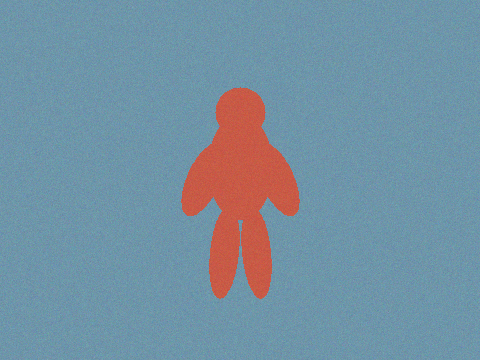
#> input picture HW3/samples/rgb_wall.png, 480 x 360 px, found by its file name
$ python fourier_segmentation.py --image HW3/samples/rgb_wall.png --filter dog --out HW3/results/fourier   (older library calls are emulated)
#> lines starting #> are read from the running program, lines starting #| are printed output that depends on the picture; after the words box and inside, x2 and y2 are one past the last pixel; in counts of white or black regions, pixels touching at a corner belong together
#!/usr/bin/env python3
"""
fourier_segmentation.py
=======================

README — EDGES AND REGIONS IN THE FOURIER DOMAIN
-------------------------------------------------

Edges are high spatial frequencies. This script builds those edges by
multiplying the image's DFT by a high-pass filter, and it builds regions
by smoothing (a low-pass) and thresholding, or by Gabor energy.

The Laplacian check is exact, not visual: the frequency-domain multiplier
-4 + 2 cos(2πu/N) + 2 cos(2πv/M) is the DFT of the 3x3 discrete Laplacian,
so it matches a spatial convolution with wrap-around borders. At low
frequency that multiplier is the sampled form of -4π²(u² + v²).

HOW TO RUN (from the repository root)
  .venv/bin/python HW3/fourier_segmentation.py --image photo.jpg --filter gaussian --cutoff 24
  .venv/bin/python HW3/fourier_segmentation.py --check-laplacian
  .venv/bin/python HW3/fourier_segmentation.py --image HW3/samples/rgb_wall.png --filter dog --out HW3/results/fourier

FILTERS
  ideal         hard cutoff. Sharp, and it rings (Gibbs).
  butterworth   smooth cutoff of a chosen order.
  gaussian      smooth cutoff, no ringing.
  gradient      derivative theorem: F{df/dx} = j 2π u F.
  laplacian     discrete Laplacian, equal to the spatial kernel.
  dog           difference of Gaussians, then zero crossings.
  gabor         filter-bank energy, then Otsu, for textured regions.
"""

from __future__ import annotations

import argparse
import sys
from pathlib import Path

import cv2
import numpy as np

FILTERS = ("ideal", "butterworth", "gaussian", "gradient", "laplacian", "dog", "gabor")

_LAPLACIAN_KERNEL = np.array(
    [[0.0, 1.0, 0.0],
     [1.0, -4.0, 1.0],
     [0.0, 1.0, 0.0]],
    dtype=np.float64,
)


def _gray(image: np.ndarray) -> np.ndarray:
    image = np.asarray(image)
    if image.ndim == 2:
        gray = image
    else:
        gray = cv2.cvtColor(image, cv2.COLOR_BGR2GRAY)
    return gray.astype(np.float64)


# [11 lines left out: function frequency_grid, not called in this run]


def distance_from_dc(shape: tuple[int, int]) -> np.ndarray:
    """Pixel distance from DC on an fftshifted grid."""
    rows, cols = shape
    vv, uu = np.ogrid[:rows, :cols]
    cy, cx = rows // 2, cols // 2
    return np.sqrt((uu - cx) ** 2 + (vv - cy) ** 2)


def ideal_highpass(shape, cutoff: float) -> np.ndarray:
    d = distance_from_dc(shape)
    return (d > float(cutoff)).astype(np.float64)


# [69 lines left out: functions butterworth_highpass, gaussian_highpass, discrete_laplacian_transfer, continuous_laplacian_transfer, spatial_laplacian, frequency_laplacian and 1 more, not called in this run]


def zero_crossings(field: np.ndarray, strength: float = 0.0) -> np.ndarray:
    """Pixels where the field changes sign against a neighbor.

    `strength` drops crossings where the jump is smaller than that value,
    which is how a LoG ignores flat noise.
    """
    values = np.asarray(field, np.float64)
    crosses = np.zeros(values.shape, np.uint8)
    horizontal = values[:, :-1] * values[:, 1:] < 0
    vertical = values[:-1, :] * values[1:, :] < 0
    if strength > 0:
        horizontal &= np.abs(values[:, :-1] - values[:, 1:]) >= strength
        vertical &= np.abs(values[:-1, :] - values[1:, :]) >= strength
    crosses[:, :-1][horizontal] = 255
    crosses[:-1, :][vertical] = 255
    return crosses


def _dog_field(gray: np.ndarray, sigma1: float, sigma2: float) -> np.ndarray:
    narrow = max(float(sigma1), 0.4)
    wide = max(float(sigma2), narrow + 0.2)
    fine = cv2.GaussianBlur(gray, (0, 0), narrow)
    coarse = cv2.GaussianBlur(gray, (0, 0), wide)
    return fine - coarse


# [19 lines left out: function gabor_energy, not called in this run]


def _as_uint8(field: np.ndarray) -> np.ndarray:
    values = np.abs(np.asarray(field, np.float64))
    finite = values[np.isfinite(values)]
    if finite.size == 0:
        return np.zeros(values.shape, np.uint8)
    lo, hi = np.percentile(finite, (1, 99))
    if hi <= lo:
        hi = lo + 1.0
    scaled = np.clip((values - lo) / (hi - lo), 0, 1)
    return (scaled * 255).round().astype(np.uint8)


# [4 lines left out: function _otsu, not called in this run]


def _spectrum_image(gray: np.ndarray) -> np.ndarray:
    spectrum = np.fft.fftshift(np.fft.fft2(np.asarray(gray, np.float64)))
    return _as_uint8(np.log1p(np.abs(spectrum)))


def apply_filter(image: np.ndarray, kind: str, cutoff: float = 24, order: int = 2,
                 sigma1: float = 1.2, sigma2: float = 2.4) -> dict:
    """Run one frequency-domain filter.

    Returns uint8 images: the filter H(u, v), the log spectrum, the edge map,
    and a region map (low-pass + Otsu, DoG sign, or Gabor energy + Otsu).
    """
    if kind not in FILTERS:
        raise ValueError(f"Unknown filter '{kind}'. Use one of {FILTERS}.")
    gray = _gray(image)
    rows, cols = gray.shape
    spectrum = np.fft.fft2(gray)
    shifted = np.fft.fftshift(spectrum)

    if kind == "ideal":
        transfer = ideal_highpass((rows, cols), cutoff)
        filtered = np.fft.ifft2(np.fft.ifftshift(shifted * transfer)).real
        edges = _as_uint8(filtered)
        lowpass = np.fft.ifft2(np.fft.ifftshift(shifted * (1.0 - transfer))).real
        regions = _otsu(lowpass)
    elif kind == "butterworth":
        transfer = butterworth_highpass((rows, cols), cutoff, order)
        filtered = np.fft.ifft2(np.fft.ifftshift(shifted * transfer)).real
        edges = _as_uint8(filtered)
        lowpass = np.fft.ifft2(np.fft.ifftshift(shifted * (1.0 - transfer))).real
        regions = _otsu(lowpass)
    elif kind == "gaussian":
        transfer = gaussian_highpass((rows, cols), cutoff)
        filtered = np.fft.ifft2(np.fft.ifftshift(shifted * transfer)).real
        edges = _as_uint8(filtered)
        lowpass = np.fft.ifft2(np.fft.ifftshift(shifted * (1.0 - transfer))).real
        regions = _otsu(lowpass)
    elif kind == "gradient":
        _dx, _dy, magnitude = frequency_gradient(gray)
        transfer = np.fft.fftshift(np.hypot(*frequency_grid((rows, cols), shift=False)))
        edges = _as_uint8(magnitude)
        regions = _otsu(cv2.GaussianBlur(gray, (0, 0), 2.0))
        filtered = magnitude
    elif kind == "laplacian":
        transfer = np.fft.fftshift(discrete_laplacian_transfer((rows, cols)))
        filtered = frequency_laplacian(gray)
        jump = float(np.std(filtered)) * 0.5
        edges = zero_crossings(filtered, strength=jump)
        regions = _otsu(cv2.GaussianBlur(gray, (0, 0), 2.0))
    elif kind == "dog":
        filtered = _dog_field(gray, sigma1, sigma2)
        # DoG is a band-pass. Show the two Gaussian transfers' difference.
        d = distance_from_dc((rows, cols))
        g1 = np.exp(-(d ** 2) / (2.0 * max(sigma1, 0.4) ** 2))
        g2 = np.exp(-(d ** 2) / (2.0 * max(sigma2, sigma1 + 0.2) ** 2))
        transfer = np.abs(g1 - g2)
        jump = float(np.std(filtered)) * 0.4
        edges = zero_crossings(filtered, strength=jump)
        regions = np.where(filtered > 0, 255, 0).astype(np.uint8)
    else:
        filtered = gabor_energy(gray)
        transfer = _gabor_preview((rows, cols))
        edges = _as_uint8(filtered)
        regions = _otsu(filtered)

    return {
        "kind": kind,
        "filter": _as_uint8(transfer),
        "spectrum": _spectrum_image(gray),
        "edges": edges,
        "regions": regions,
        "response": filtered,
    }


# [42 lines left out: functions _gabor_preview, worked_derivative, laplacian_error, not called in this run]


def _read(path: Path) -> np.ndarray:
    image = cv2.imread(str(path), cv2.IMREAD_COLOR)
    if image is None:
        raise SystemExit(f"Could not read {path}")
    return image


def _write_set(out: Path, stem: str, result: dict) -> None:
    out.mkdir(parents=True, exist_ok=True)
    for key in ("filter", "spectrum", "edges", "regions"):
        path = out / f"{stem}_{key}.png"
        if not cv2.imwrite(str(path), result[key]):
            raise SystemExit(f"Could not write {path}")
        print(f"wrote {path}")


def main(argv: list[str] | None = None) -> None:
    parser = argparse.ArgumentParser(description="Fourier-domain edges and regions.")
    parser.add_argument("--image", type=Path, help="Input image.")
    parser.add_argument("--filter", default="gaussian", choices=FILTERS)
    parser.add_argument("--cutoff", type=float, default=24, help="High-pass cutoff in pixels from DC.")
    parser.add_argument("--order", type=int, default=2, help="Butterworth order.")
    parser.add_argument("--sigma1", type=float, default=1.2, help="Narrow Gaussian of the DoG.")
    parser.add_argument("--sigma2", type=float, default=2.4, help="Wide Gaussian of the DoG.")
    parser.add_argument("--out", type=Path, default=Path("HW3/results/fourier"))
    parser.add_argument("--check-laplacian", action="store_true",
                        help="Print the max gap between the spatial and Fourier Laplacians.")
    args = parser.parse_args(argv)

    if args.check_laplacian:
        source = _gray(_read(args.image)) if args.image else np.random.default_rng(0).normal(size=(48, 64))
        gap = laplacian_error(source)
        print(f"max |spatial - frequency| Laplacian = {gap:.3e}")
        if gap > 1e-6:
            raise SystemExit("Laplacian mismatch is larger than 1e-6.")
        if args.image is None:
            return

    if args.image is None:
        raise SystemExit("Pass --image, or --check-laplacian to run the numeric check only.")
    image = _read(args.image)
#> in _read, image is the input picture: shape (360, 480, 3); mean B, G, R 161.8, 144.9, 116.5
    result = apply_filter(
        image, args.filter, cutoff=args.cutoff, order=args.order, sigma1=args.sigma1, sigma2=args.sigma2,
    )
#> in _dog_field, `return fine - coarse`:
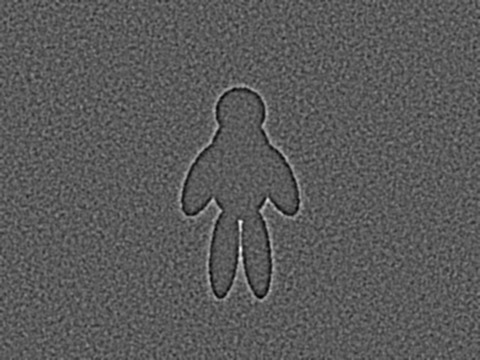
#> returned value: shape (360, 480) float64; min -4.77, max 8.63, mean -9.75e-05; drawn with min black and max white
#> in apply_filter, `jump = float(np.std(filtered)) * 0.4`: jump = 0.303
#> in zero_crossings, `horizontal = values[:, :-1] * values[:, 1:] < 0`: horizontal: shape (360, 479) bool; 23.1% white in thin lines or dots
#> in zero_crossings, `vertical = values[:-1, :] * values[1:, :] < 0`: vertical: shape (359, 480) bool; 22.5% white in thin lines or dots
#> in zero_crossings, `horizontal &= np.abs(values[:, :-1] - values[:, 1:]) >= strength`:
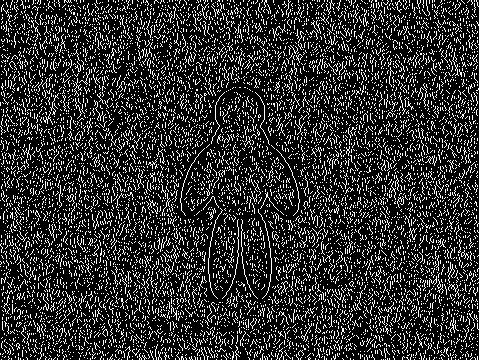
#> horizontal: shape (360, 479) bool; 18.4% white in thin lines or dots
#> in zero_crossings, `vertical &= np.abs(values[:-1, :] - values[1:, :]) >= strength`:
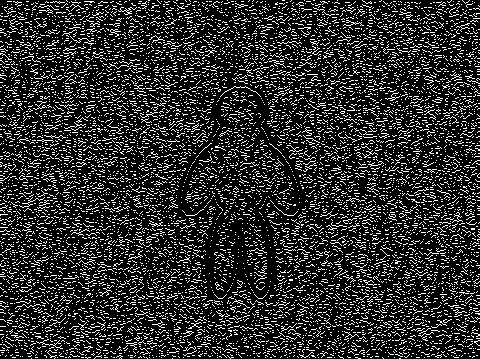
#> vertical: shape (359, 480) bool; 17.8% white in thin lines or dots
#> in apply_filter, `edges = zero_crossings(filtered, strength=jump)`:
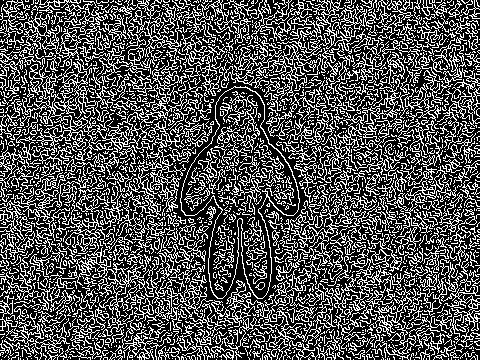
#> edges: shape (360, 480); 32.2% white in thin lines or dots
#> in apply_filter, `regions = np.where(filtered > 0, 255, 0).astype(np.uint8)`:
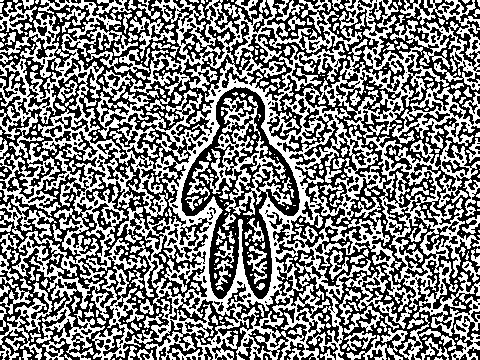
#> regions: shape (360, 480); 49.8% white; 375 white regions (217 under 20 px), largest, box (x1, y1, x2, y2) and area: (0, 0, 480, 360) 63538, (390, 0, 480, 91) 2682, (0, 143, 61, 240) 2130
#> in _as_uint8, `lo, hi = np.percentile(finite, (1, 99))`: lo = 0; hi = 2.19e-21
#> in _as_uint8 (call 2), `values = np.abs(np.asarray(field, np.float64))`:
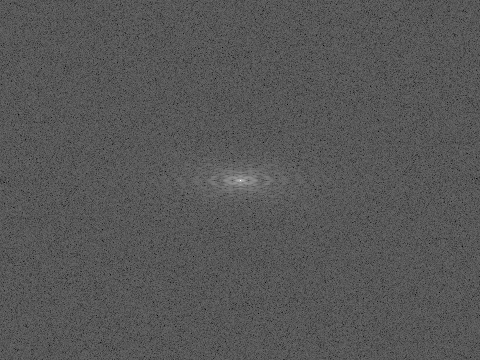
#> values: shape (360, 480) float64; min 2.07, max 16.99, mean 7.17; drawn with min black and max white
#> in _as_uint8 (call 2), `lo, hi = np.percentile(finite, (1, 99))`: lo = 5.13; hi = 8.36
#> in _as_uint8 (call 2), `scaled = np.clip((values - lo) / (hi - lo), 0, 1)`:
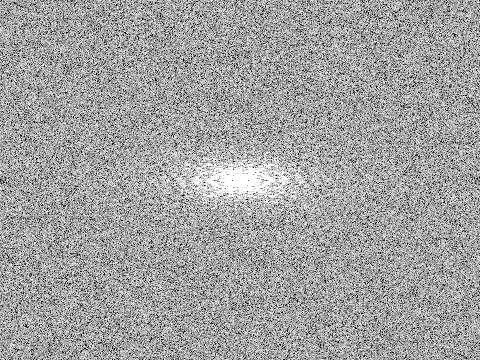
#> scaled: shape (360, 480) float64; min 0, max 1, mean 0.632
#> result = 6 items
    _write_set(args.out, args.image.stem + "_" + args.filter, result)


if __name__ == "__main__":
    main(sys.argv[1:])

$ run again, with HW3/samples/rgb_clutter.png copied over HW3/samples/rgb_wall.png
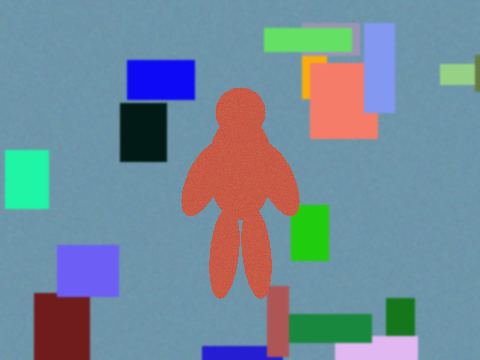
#> input picture HW3/samples/rgb_clutter.png, 480 x 360 px, found by its file name
#> in _read, image is the input picture: shape (360, 480, 3); mean B, G, R 152.9, 138.5, 115.3
#> jump = 0.877
#> in zero_crossings, `horizontal = values[:, :-1] * values[:, 1:] < 0`:
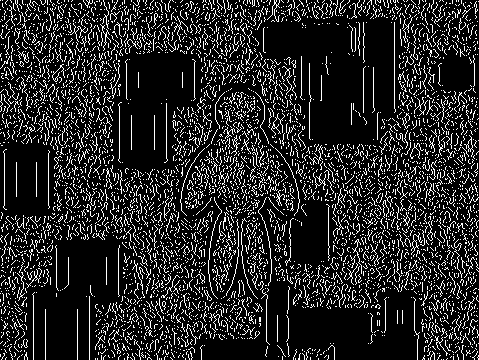
#> horizontal: shape (360, 479) bool; 15.1% white in thin lines or dots
#> edges: shape (360, 480); 2.3% white in thin lines or dots
#> regions: shape (360, 480); 51.3% white; 272 black regions (124 under 20 px), largest, box (x1, y1, x2, y2) and area: (0, 0, 480, 299) 30181, (181, 88, 417, 357) 13137, (0, 94, 201, 266) 7914
#> lo = 0; hi = 2.19e-21
#> lo = 4.02; hi = 9.84
#> in _as_uint8 (call 2), `scaled = np.clip((values - lo) / (hi - lo), 0, 1)`:
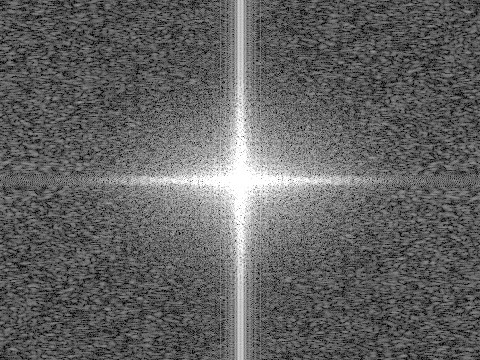
#> scaled: shape (360, 480) float64; min 0, max 1, mean 0.385
#> result = 6 items
